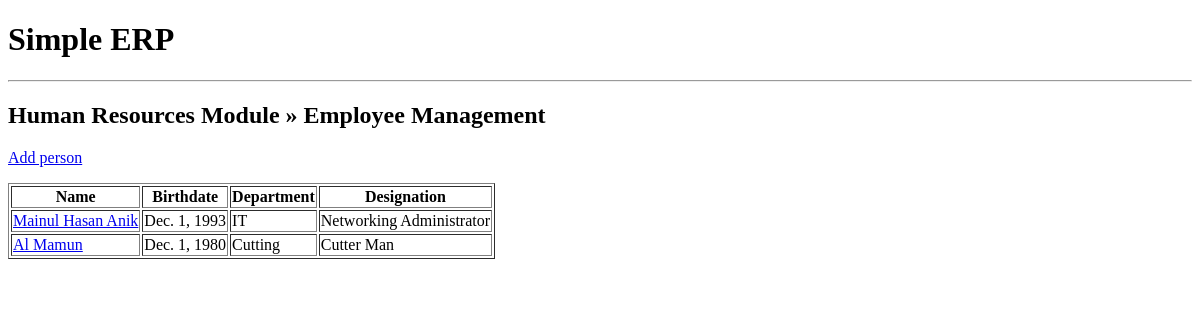
The app's page /employee/, older data.
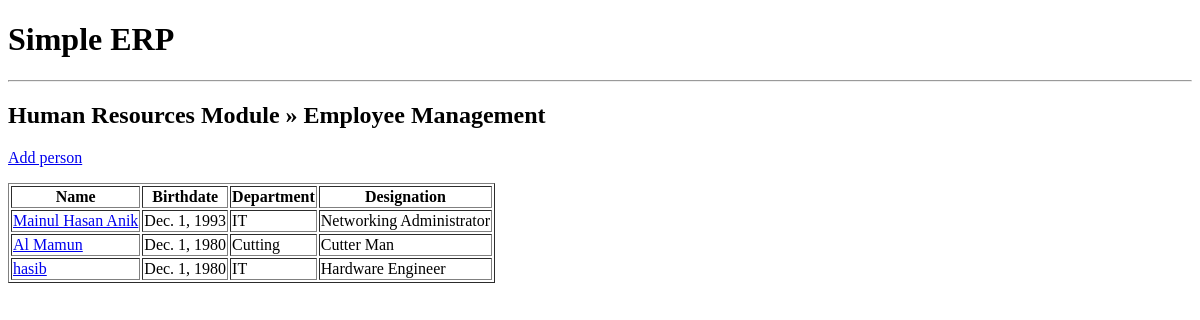
The same page, newer data.
### employee/models.py (models this page shows, shortened)
class Employee(models.Model):
    name = models.CharField(max_length=100)
    birthdate = models.DateField(null=True, blank=True)
    department = models.ForeignKey(Department, on_delete=models.SET_NULL, null=True)
    designation = models.ForeignKey(Designation, on_delete=models.SET_NULL, null=True)

class Department(models.Model):
    name = models.CharField(max_length=30)

class Designation(models.Model):
    department = models.ForeignKey(Department, on_delete=models.CASCADE)
    name = models.CharField(max_length=30)

### employee/views.py (the view)
# urls.py: path('', views.EmployeeListView.as_view(), name='employee_changelist'),
class EmployeeListView(ListView):
    model = Employee
    context_object_name = 'employee'

### employee/templates/employee/employee_list.html (shortened to what this page needs)
{% extends 'base.html' %}
{% block content %}
  <h2>Human Resources Module » Employee Management</h2>
  <p>
    <a href="{% url 'employee_add' %}">Add person</a>
  </p>
  <table border="1">
    <thead>
      <tr>
        <th>Name</th>
        <th>Birthdate</th>
        <th>Department</th>
        <th>Designation</th>
      </tr>
    </thead>
    <tbody>
      {% for person in employee %}
        <tr>
          <td><a href="{% url 'employee_change' person.pk %}">{{ person.name }}</a></td>
          <td>{{ person.birthdate }}</td>
          <td>{{ person.department.name }}</td>
          <td>{{ person.designation.name }}</td>
        </tr>
      {% empty %}
        <tr>
          <td colspan="4">No person in the database. <a href="{% url 'employee_add' %}">Add the first person</a>.</td>
        </tr>
      {% endfor %}
    </tbody>
  </table>
{% endblock %}

### templates/base.html (shortened to what this page needs)
<!doctype html>
<html lang="en-us">
  <head>
  </head>
  <body>
    <h1>Simple ERP</h1>
    <hr>
    {% block content %}
    {% endblock %}
  </body>
</html>

Row changes from the older to the newer data that the page shows:
added Employee: name "hasib", birthdate "Dec. 1, 1980", department.name "IT", designation.name "Hardware Engineer"
